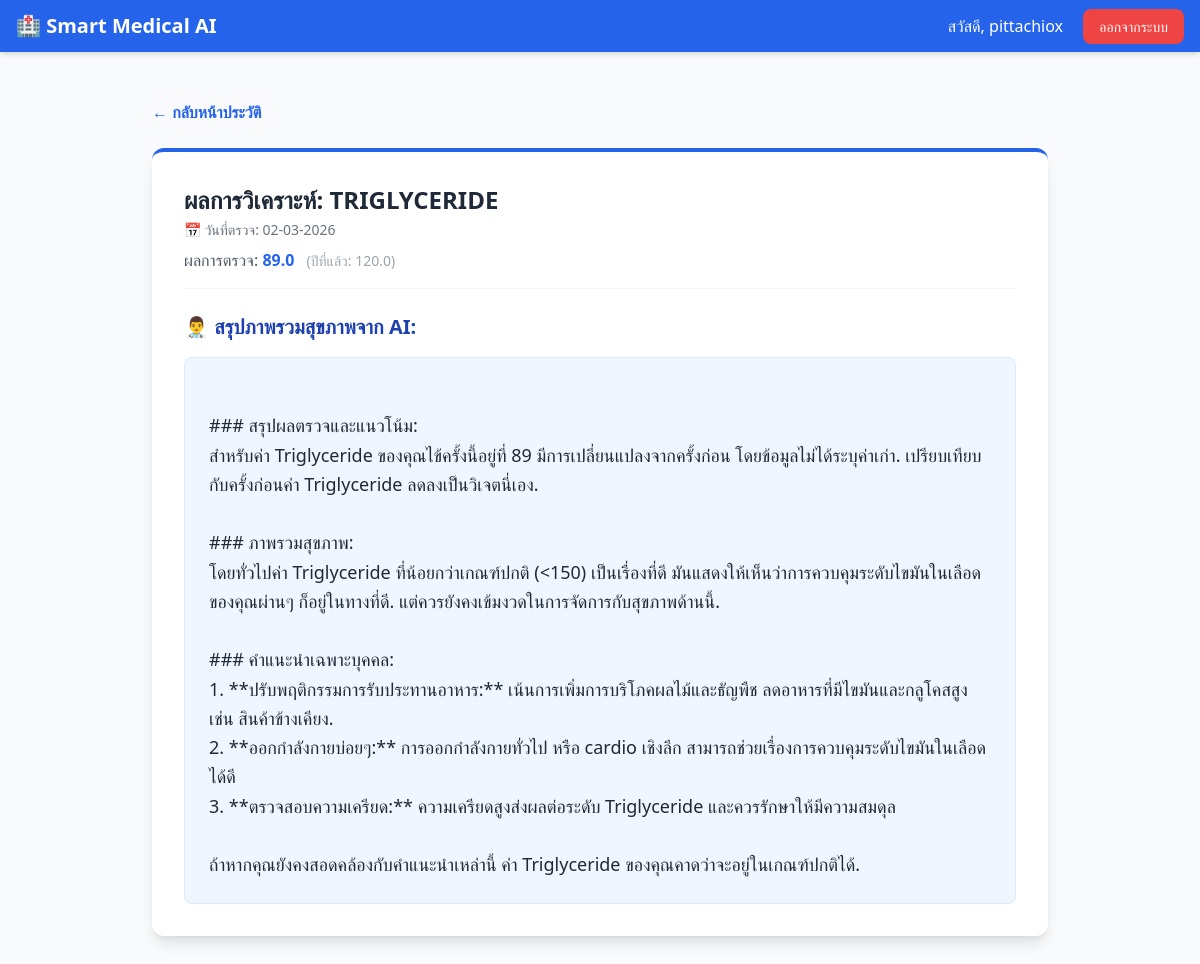
Page /record/46 (signed in) on the committed database.
### app.py (models this page shows)
class User(UserMixin, db.Model):
    id = db.Column(db.Integer, primary_key=True)
    username = db.Column(db.String(150), unique=True, nullable=False)
    password = db.Column(db.String(150), nullable=False)
    records = db.relationship('BloodRecord', backref='user', lazy=True)

class BloodRecord(db.Model):
    id = db.Column(db.Integer, primary_key=True)
    test_name = db.Column(db.String(50), nullable=False)
    current_value = db.Column(db.Float, nullable=False)
    previous_value = db.Column(db.Float, nullable=True)
    ai_analysis = db.Column(db.Text, nullable=False)
    user_id = db.Column(db.Integer, db.ForeignKey('user.id'), nullable=False)
    record_date = db.Column(db.Date, nullable=True, default=datetime.utcnow)

### app.py (the view)
@app.route('/record/<int:record_id>')
@login_required
def view_record(record_id):
    record = BloodRecord.query.get_or_404(record_id)
    if record.user_id != current_user.id:
        flash('ไม่อนุญาตให้เข้าถึงข้อมูลนี้', 'error')
        return redirect(url_for('dashboard'))
    return render_template('view_record.html', record=record)

### app.py (called while the page is built)
@login_manager.user_loader
def load_user(user_id):
    return User.query.get(int(user_id))

### templates/view_record.html
{% extends "base.html" %}
{% block content %}
<div class="max-w-4xl mx-auto">
    <div class="mb-6 flex justify-between items-center">
        <a href="/dashboard" class="text-blue-600 hover:underline flex items-center gap-2 font-semibold">
            &larr; กลับหน้าประวัติ
        </a>
    </div>
    <div class="bg-white p-8 rounded-xl shadow-lg border-t-4 border-blue-600">
        <div class="flex items-center justify-between mb-6 pb-4 border-b border-gray-100">
            <div>
                <h1 class="text-2xl font-bold text-gray-800 mb-1">ผลการวิเคราะห์: {{ record.test_name }}</h1>
                <p class="text-sm text-gray-500 mb-2">📅 วันที่ตรวจ: {{ record.record_date.strftime('%d-%m-%Y') if
                    record.record_date else '-' }}</p>
                <p class="text-gray-600">ผลการตรวจ: <span class="font-bold text-blue-600">{{ record.current_value
                        }}</span>
                    <span class="text-sm text-gray-400 ml-2">(ปีที่แล้ว: {{ record.previous_value or '-' }})</span>
                </p>
            </div>
        </div>
        <h3 class="text-xl font-bold text-blue-800 mb-4">👨‍⚕️ สรุปภาพรวมสุขภาพจาก AI:</h3>
        <div
            class="text-gray-800 whitespace-pre-line leading-relaxed text-lg bg-blue-50 p-6 rounded-lg border border-blue-100">
            {{ record.ai_analysis }}
        </div>
    </div>
</div>
{% endblock %}

### templates/base.html (shortened to what this page needs)
<!DOCTYPE html>
<html lang="th">
<head>
    <script src="https://cdn.tailwindcss.com"></script>
</head>
<body class="bg-slate-50 min-h-screen">
    <nav class="bg-blue-600 text-white shadow-md">
        <div class="max-w-7xl mx-auto px-4 py-3 flex justify-between items-center">
            <a href="/" class="text-xl font-bold flex items-center gap-2">
                🏥 Smart Medical AI
            </a>
            <div>
                {% if current_user.is_authenticated %}
                <span class="mr-4">สวัสดี, {{ current_user.username }}</span>
                <a href="{{ url_for('logout') }}"
                    class="bg-red-500 hover:bg-red-600 px-4 py-2 rounded-lg text-sm transition">ออกจากระบบ</a>
                {% else %}
                <a href="{{ url_for('login') }}" class="hover:text-blue-200 mr-4">เข้าสู่ระบบ</a>
                <a href="{{ url_for('register') }}"
                    class="bg-white text-blue-600 px-4 py-2 rounded-lg text-sm font-bold transition hover:bg-gray-100">สมัครสมาชิก</a>
                {% endif %}
            </div>
        </div>
    </nav>
    <main class="max-w-7xl mx-auto px-4 py-8">
        {% block content %}{% endblock %}
    </main>
</body>
</html>

### rows in the picture
User: username "pittachiox"
BloodRecord: test_name "TRIGLYCERIDE", record_date "02-03-2026", current_value "89.0", previous_value "120.0", ai_analysis "### สรุปผลตรวจและแนวโน้ม: สำหรับค่า Triglyceride ของคุณไข้ครั้งนี้อยู่ที่ 89 มีการเปลี่ยนแปลงจากครั้งก่อน โดยข้อมูลไม่ได้ระบุค่าเก่า. เปรียบเทียบกับครั้งก่อนค่า Triglyceride ลดลงเป็นวิเจตนี่เอง. ### ภาพรวมสุขภาพ: โดยทั่วไปค่า Triglyceride ที่น้อยกว่าเกณฑ์ปกติ (<150) เป็นเรื่องที่ดี มันแสดงให้เห็นว่าการควบคุมระดับไขมันในเลือดของคุณผ่านๆ ก็อยู่ในทางที่ดี. แต่ควรยังคงเข้มงวดในการจัดการกับสุขภาพด้านนี้. ### คำแนะนำเฉพาะบุคคล: 1. **ปรับพฤติกรรมการรับประทานอาหาร:** เน้นการเพิ่มการบริโภคผลไม้และธัญพืช ลดอาหารที่มีไขมันและกลูโคสสูง เช่น สินค้าข้างเคียง. 2. **ออกกำลังกายบ่อยๆ:** การออกกำลังกายทั่วไป หรือ cardio เชิงลึก สามารถช่วยเรื่องการควบคุมระดับไขมันในเลือดได้ดี 3. **ตรวจสอบความเครียด:**…"
